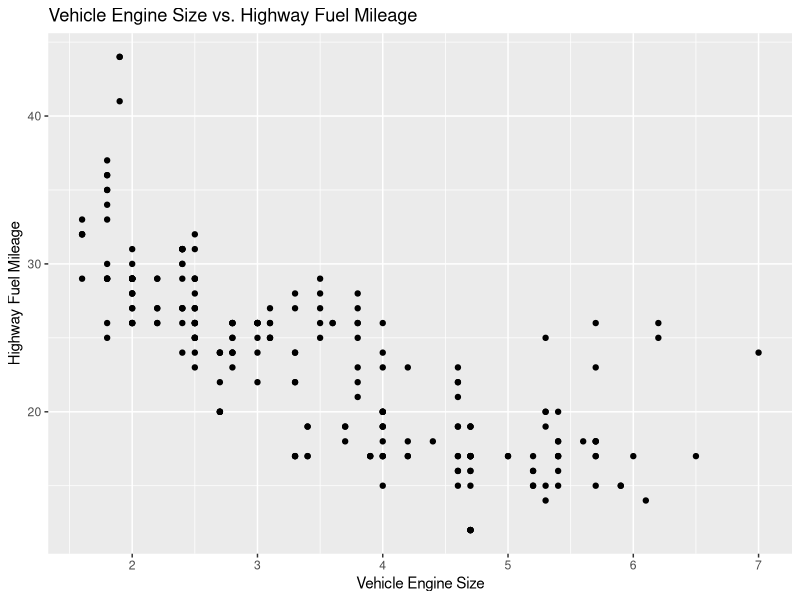

This figure's R source:
## ---- chunk 1

#| include: false
library(tidyverse)
## ---- chunk 2

#| fig-cap:
#|  - "Fuel Mileage Scatterplot"
ggplot(mpg, aes(x = displ, y = hwy)) +
  geom_point() +
  labs(title = "Vehicle Engine Size vs. Highway Fuel Mileage", x = "Vehicle Engine Size", y = "Highway Fuel Mileage")
